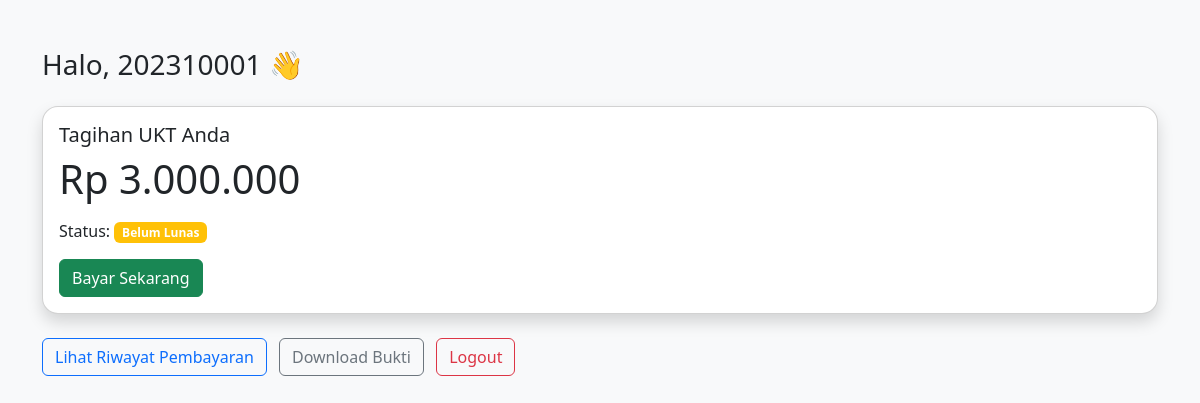
The app's page /dashboard.php (signed in), older data.
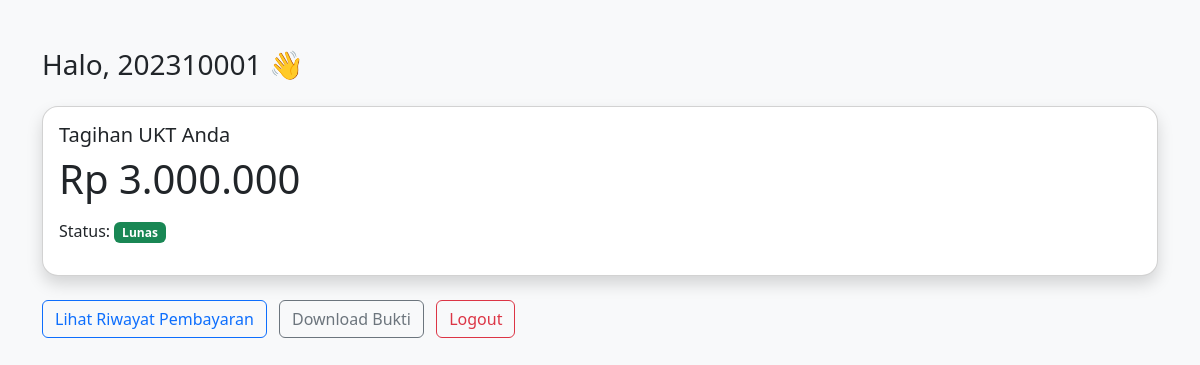
The same page, newer data.
### tables this page shows
CREATE TABLE `tagihan` (
  `id_tagihan` int(11) NOT NULL,
  `nim` varchar(15) DEFAULT NULL,
  `jumlah` bigint(20) NOT NULL,
  `status` enum('Belum Lunas','Lunas') DEFAULT 'Belum Lunas'
);

### dashboard.php (the view, shortened to what this page needs)
<?php
include 'koneksi.php';
$nim = $_SESSION['nim'];
$query = mysqli_query($koneksi, "SELECT * FROM tagihan WHERE nim='$nim'");
$data = mysqli_fetch_array($query);
?>
<!DOCTYPE html>
<html>
<head>
    <link href="https://cdn.jsdelivr.net/npm/bootstrap@5.3.0/dist/css/bootstrap.min.css" rel="stylesheet">
</head>
<body class="bg-light">
    <div class="container mt-5">
        <h3 class="mb-4">Halo, <?= $nim ?> 👋</h3>
        <div class="card shadow rounded-4 mb-4">
            <div class="card-body">
                <h5 class="card-title">Tagihan UKT Anda</h5>
                <p class="card-text display-6">Rp <?= number_format($data['jumlah'], 0, ',', '.') ?></p>
                <p>Status: <span class="badge bg-<?= ($data['status'] == 'Lunas') ? 'success' : 'warning' ?>"><?= $data['status'] ?></span>
                </p>
                <?= ($data['status'] == 'Lunas') ? '' : "<a href='bayar.php' class='btn btn-success'>Bayar Sekarang</a>" ?>
            </div>
        </div>
        <a href="riwayat.php" class="btn btn-outline-primary">Lihat Riwayat Pembayaran</a>
        <a href="bukti_pembayaran.php?id=<?= $data['id_tagihan'] ?>" class="btn btn-outline-secondary ms-2" target="_blank">Download Bukti</a>
        <a href="logout.php" class="btn btn-outline-danger ms-2">Logout</a>
    </div>
</body>
</html>

Row changes from the older to the newer data that the page shows:
changed tagihan: status "Belum Lunas" → "Lunas"
Text that changed along with them:
text no longer shown: "Bayar Sekarang"
